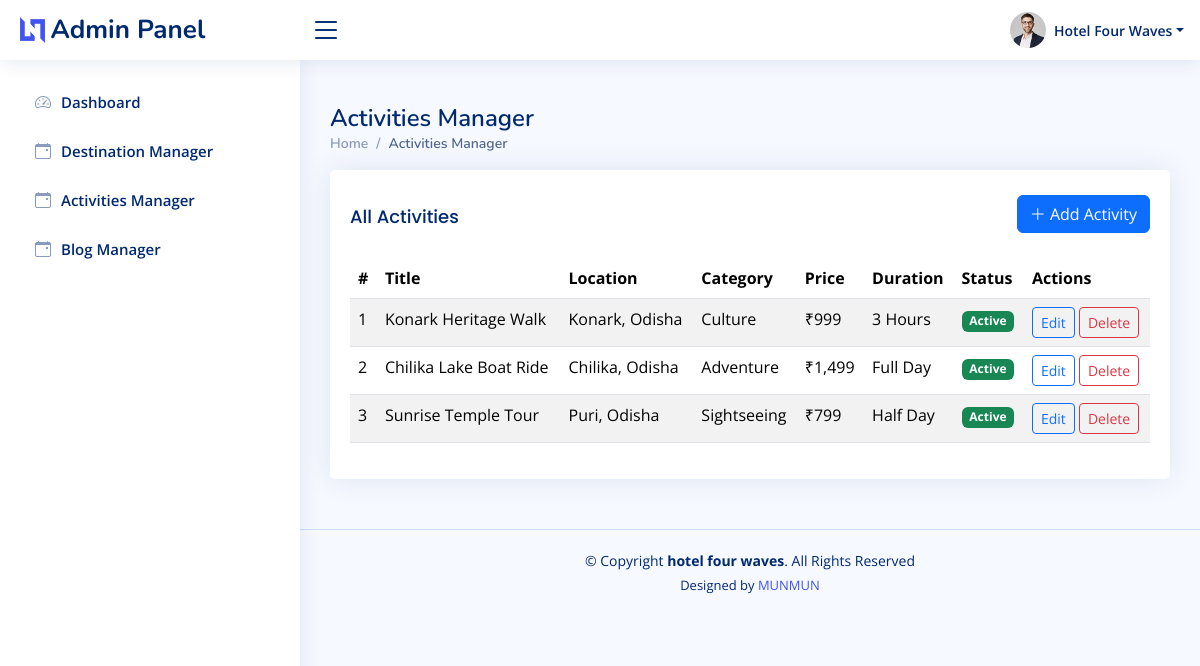
Screenshot of /somaspanel/activities.php (signed in) with the database file from the repository.
### tables this page shows
CREATE TABLE IF NOT EXISTS `activities` (
  `id` INT AUTO_INCREMENT PRIMARY KEY,
  `title` VARCHAR(255) NOT NULL,
  `location` VARCHAR(255) NOT NULL,
  `category` VARCHAR(100) NOT NULL,
  `price` DECIMAL(10,2) DEFAULT 0,
  `duration` VARCHAR(100) NOT NULL,
  `image_url` TEXT NOT NULL,
  `short_desc` TEXT NOT NULL,
  `status` TINYINT(1) DEFAULT 1,
  `created_at` TIMESTAMP NULL DEFAULT CURRENT_TIMESTAMP,
  `updated_at` TIMESTAMP NULL DEFAULT CURRENT_TIMESTAMP ON UPDATE CURRENT_TIMESTAMP
);

### somaspanel/activities.php (the view, shortened to what this page needs)
<!DOCTYPE html>
<html lang="en">
<head>
  <?= require("./config/meta.php") ?>
</head>
<body>
  <?= require("./config/header.php") ?>
  <?= require("./config/menu.php") ?>
  <main id="main" class="main">
    <div class="pagetitle">
      <h1>Activities Manager</h1>
      <nav>
        <ol class="breadcrumb">
          <li class="breadcrumb-item"><a href="index.html">Home</a></li>
          <li class="breadcrumb-item active">Activities Manager</li>
        </ol>
      </nav>
    </div>
    <section class="section">
      <?php
        require_once __DIR__ . '/config/config.php';
        $activities = [];
        $sql = "SELECT id, title, location, category, price, duration, image_url, short_desc, status, created_at, updated_at FROM activities ORDER BY id DESC";
        if ($result = $conn->query($sql)) {
          while ($row = $result->fetch_assoc()) { $activities[] = $row; }
        }
      ?>
      <div class="card">
        <div class="card-body">
          <div class="d-flex justify-content-between align-items-center mt-3 mb-3">
            <h5 class="card-title m-0">All Activities</h5>
            <button class="btn btn-primary" data-bs-toggle="modal" data-bs-target="#activityModal" onclick="openAdd()">
              <i class="bi bi-plus-lg"></i> Add Activity
            </button>
          </div>
          <div class="table-responsive">
            <table class="table table-striped">
              <thead>
                <tr>
                  <th>#</th>
                  <th>Title</th>
                  <th>Location</th>
                  <th>Category</th>
                  <th>Price</th>
                  <th>Duration</th>
                  <th>Status</th>
                  <th>Actions</th>
                </tr>
              </thead>
              <tbody>
                <?php if (count($activities) === 0): ?>
                  <tr><td colspan="8" class="text-center">No activities found</td></tr>
                <?php else: ?>
                  <?php foreach ($activities as $i => $a): ?>
                    <tr>
                      <td><?= $i + 1 ?></td>
                      <td><?= htmlspecialchars($a['title']) ?></td>
                      <td><?= htmlspecialchars($a['location']) ?></td>
                      <td><?= htmlspecialchars($a['category']) ?></td>
                      <td>₹<?= number_format((float)$a['price']) ?></td>
                      <td><?= htmlspecialchars($a['duration']) ?></td>
                      <td>
                        <?php if ((int)$a['status'] === 1): ?>
                          <span class="badge bg-success">Active</span>
                        <?php else: ?>
                          <span class="badge bg-secondary">Inactive</span>
                        <?php endif; ?>
                      </td>
                      <td>
                        <button class="btn btn-sm btn-outline-primary" onclick='openEdit(<?= json_encode($a, JSON_HEX_TAG|JSON_HEX_APOS|JSON_HEX_QUOT|JSON_HEX_AMP) ?>)'>Edit</button>
                        <a class="btn btn-sm btn-outline-danger" href="./process/activity_delete.php?id=<?= (int)$a['id'] ?>" onclick="return confirm('Delete this activity?');">Delete</a>
                      </td>
                    </tr>
                  <?php endforeach; ?>
                <?php endif; ?>
              </tbody>
            </table>
          </div>
        </div>
      </div>
    </section>
  </main>
  <?= require("./config/footer.php") ?>
</body>
</html>

### somaspanel/config/meta.php (shortened to what this page needs)
<link href="assets/vendor/bootstrap/css/bootstrap.min.css" rel="stylesheet">
<link href="assets/vendor/bootstrap-icons/bootstrap-icons.css" rel="stylesheet">
<link href="assets/vendor/boxicons/css/boxicons.min.css" rel="stylesheet">
<link href="assets/vendor/quill/quill.snow.css" rel="stylesheet">
<link href="assets/vendor/quill/quill.bubble.css" rel="stylesheet">
<link href="assets/vendor/remixicon/remixicon.css" rel="stylesheet">
<link href="assets/vendor/simple-datatables/style.css" rel="stylesheet">
<link href="assets/css/style.css" rel="stylesheet">

### somaspanel/config/header.php (shortened to what this page needs)
<header id="header" class="header fixed-top d-flex align-items-center">
    <div class="d-flex align-items-center justify-content-between">
        <a href="index" class="logo d-flex align-items-center">
            <img src="assets/img/logo.png" alt="">
            <span class="d-none d-lg-block">Admin Panel</span>
        </a>
        <i class="bi bi-list toggle-sidebar-btn"></i>
    </div>
    <nav class="header-nav ms-auto">
        <ul class="d-flex align-items-center">
            <li class="nav-item dropdown pe-3">
                <a class="nav-link nav-profile d-flex align-items-center pe-0" href="#" data-bs-toggle="dropdown">
                    <img src="assets/img/profile-img.jpg" alt="Profile" class="rounded-circle">
                    <span class="d-none d-md-block dropdown-toggle ps-2">Hotel Four Waves</span>
                </a>
            </li>
        </ul>
    </nav>
</header>

### somaspanel/config/menu.php
<aside id="sidebar" class="sidebar">
    <ul class="sidebar-nav" id="sidebar-nav">
        <li class="nav-item">
            <a class="nav-link collapsed" href="index">
                <i class="bi bi-speedometer2"></i>
                <span>Dashboard</span>
            </a>
        </li>
        <li class="nav-item">
            <a class="nav-link collapsed" href="destination">
                <i class="bi bi-calendar-event"></i>
                <span>Destination Manager</span>
            </a>
        </li>
        <li class="nav-item">
            <a class="nav-link collapsed" href="activities">
                <i class="bi bi-calendar-event"></i>
                <span>Activities Manager</span>
            </a>
        </li>
        <li class="nav-item">
            <a class="nav-link collapsed" href="blog">
                <i class="bi bi-calendar-event"></i>
                <span>Blog Manager</span>
            </a>
        </li>
    </ul>
</aside>

### somaspanel/config/footer.php (shortened to what this page needs)
<footer id="footer" class="footer">
    <div class="copyright">
        &copy; Copyright <strong><span>hotel four waves</span></strong>. All Rights Reserved
    </div>
    <div class="credits">
        Designed by <a href="#">MUNMUN</a>
    </div>
</footer>

### somaspanel/assets/css/style.css (style rules this page uses)
:root { scroll-behavior: smooth; }
body { font-family: "Open Sans", sans-serif; background: #f6f9ff; color: #444444; }
a { color: #4154f1; text-decoration: none; }
h1, h2, h3, h4, h5, h6 { font-family: "Nunito", sans-serif; }
#main { margin-top: 60px; padding: 20px 30px; transition: all 0.3s; }
.pagetitle { margin-bottom: 10px; }
.pagetitle h1 { font-size: 24px; margin-bottom: 0; font-weight: 600; color: #012970; }
.card { margin-bottom: 30px; border: none; border-radius: 5px; box-shadow: 0px 0 30px rgba(1, 41, 112, 0.1); }
.card-title { padding: 20px 0 15px 0; font-size: 18px; font-weight: 500; color: #012970; font-family: "Poppins", sans-serif; }
.card-body { padding: 0 20px 20px 20px; }
.breadcrumb { font-size: 14px; font-family: "Nunito", sans-serif; color: #899bbd; font-weight: 600; }
.breadcrumb a { color: #899bbd; transition: 0.3s; }
.breadcrumb .breadcrumb-item::before { color: #899bbd; }
.breadcrumb .active { color: #51678f; font-weight: 600; }
.logo { line-height: 1; }
@media (min-width: 1200px) { .logo { width: 280px; } }
.logo img { max-height: 26px; margin-right: 6px; }
.logo span { font-size: 26px; font-weight: 700; color: #012970; font-family: "Nunito", sans-serif; }
.header { transition: all 0.5s; z-index: 997; height: 60px; box-shadow: 0px 2px 20px rgba(1, 41, 112, 0.1); background-color: #fff; padding-left: 20px; }
.header .toggle-sidebar-btn { font-size: 32px; padding-left: 10px; cursor: pointer; color: #012970; }
.header-nav ul { list-style: none; }
.header-nav>ul { margin: 0; padding: 0; }
.header-nav .nav-profile { color: #012970; }
.header-nav .nav-profile img { max-height: 36px; }
.header-nav .nav-profile span { font-size: 14px; font-weight: 600; }
.sidebar { position: fixed; top: 60px; left: 0; bottom: 0; width: 300px; z-index: 996; transition: all 0.3s; padding: 20px; overflow-y: auto; scrollbar-width: thin; scrollbar-color: #aab7cf transparent; box-shadow: 0px 0px 20px rgba(1, 41, 112, 0.1); background-color: #fff; }
@media (min-width: 1200px) { #main, #footer { margin-left: 300px; } }
.sidebar-nav { padding: 0; margin: 0; list-style: none; }
.sidebar-nav li { padding: 0; margin: 0; list-style: none; }
.sidebar-nav .nav-item { margin-bottom: 5px; }
.sidebar-nav .nav-link { display: flex; align-items: center; font-size: 15px; font-weight: 600; color: #4154f1; transition: 0.3; background: #f6f9ff; padding: 10px 15px; border-radius: 4px; }
.sidebar-nav .nav-link i { font-size: 16px; margin-right: 10px; color: #4154f1; }
.sidebar-nav .nav-link.collapsed { color: #012970; background: #fff; }
.sidebar-nav .nav-link.collapsed i { color: #899bbd; }
.footer { padding: 20px 0; font-size: 14px; transition: all 0.3s; border-top: 1px solid #cddfff; }
.footer .copyright { text-align: center; color: #012970; }
.footer .credits { padding-top: 5px; text-align: center; font-size: 13px; color: #012970; }

### rows the page displays
activities: title "Konark Heritage Walk", location "Konark, Odisha", category "Culture", price "999", duration "3 Hours", status "Active"
activities: title "Chilika Lake Boat Ride", location "Chilika, Odisha", category "Adventure", price "1,499", duration "Full Day", status "Active"
activities: title "Sunrise Temple Tour", location "Puri, Odisha", category "Sightseeing", price "799", duration "Half Day", status "Active"
